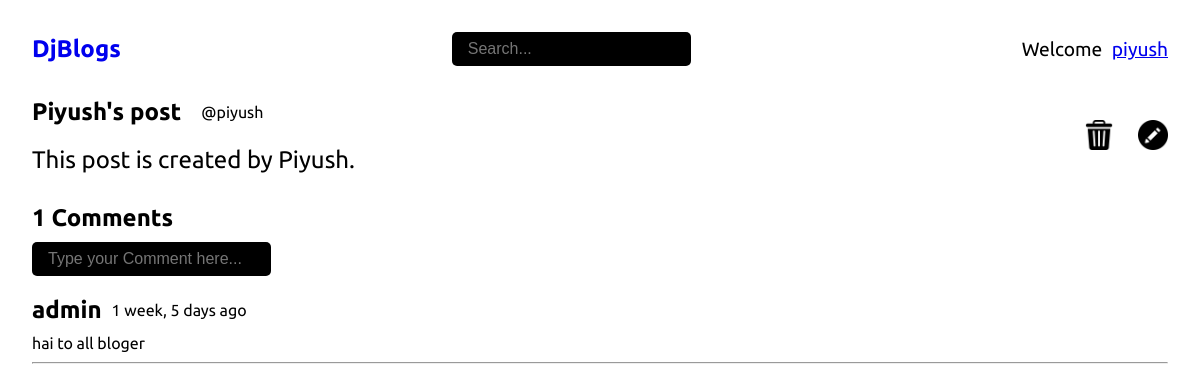
/post/5/ (signed in), run on the app's committed database.
### base/models.py (models this page shows, shortened)
class Post(models.Model):
    title = models.CharField(max_length=100)
    body = models.TextField()
    author = models.ForeignKey(User, on_delete=models.CASCADE)
    created = models.DateTimeField(auto_now_add=True)
    updated = models.DateTimeField(auto_now=True)
    class Meta:
        ordering = ["-created"]

class Comment(models.Model):
    author = models.ForeignKey(User, on_delete=models.CASCADE)
    post = models.ForeignKey("Post", on_delete=models.CASCADE)
    comment = models.CharField(max_length=100)
    created = models.DateTimeField(auto_now_add=True)
    class Meta:
        ordering = ["-created"]

### base/views.py (the view, shortened to what this page needs)
# urls.py: path("post/<str:pk>/", views.getPost, name="post_detail") ,
def getPost(request, pk):
    post = Post.objects.get(id=pk)
    return render(request, "post_detail.html", { "post":post })

### templates/post_detail.html (shortened to what this page needs)
{% extends 'base.html' %}
{% load static %}
{% block content %}
    <div class="container">
        <div class="post-container">
            <div class="post-left">
                <div class="post-header">
                    <h1>{{post.title}}</h1>
                    <small>@{{post.author}}</small>
                </div>
                <p>{{post.body}}</p>
            </div>
            {% if request.user == post.author %}
                <div class="post-right">
                    <a href="{% url 'post_delete' post.id %}"><img src="{% static '/images/bin.png' %}" alt="Delete"></a>
                    <a href="{% url 'post_update' post.id %}"><img src="{% static '/images/pencil.png' %}" alt="Update"></a>
                </div>
            {% endif %}
        </div>
        <div class="comments-container">
            <h1>{{post.comment_set.all.count}} Comments</h1>
            {% if request.user.is_authenticated %}
            <form method="POST" action="">
                <input type="text" name="comment" placeholder="Type your Comment here...">
            </form>
            {% endif %}
            <div class="comments-wrapper">
                {% for comment in post.comment_set.all %}
                <div class="comment">
                    <div class="comment-header">
                        <h1>{{comment.author}}</h1>
                        <p>{{comment.created|timesince}} ago</p>
                    </div>
                    <p>{{comment.comment}}</p>
                </div>
                <hr />
                {% endfor %}
            </div>
        </div>
    </div>
{% endblock content %}

### templates/navbar.html (shortened to what this page needs)
<nav>
    <div class="logo">
        <h1><a href="/">DjBlogs</a></h1>
    </div>
    <form action="" method="GET" class="search">
        <input type="text" name="search" placeholder="Search...">
    </form>
    <ul class="navigation">
        {% if request.user.is_authenticated %}
            <li class="nav-item font-1x">Welcome <a href="/" class="text-underline user-btn">{{request.user.username}}</a></li>
        {% else %}
            <li class="nav-item"><a href="{% url 'login' %}" class="font-1x">Login</a></li>
            <li class="nav-item ml-2"><a href="{% url 'register' %}" class="font-1x">Signup</a></li>
        {% endif %}
    </ul>
</nav>

### static/css/styles.css (style rules this page uses)
* { margin: 0; padding: 0; box-sizing: border-box; }
html { overflow: hidden; }
body { font-family: 'Ubuntu', sans-serif; overflow: hidden; }
a { text-decoration: none; }
li { list-style-type: none; }
.font-1x { font-size: 1.2rem; }
.text-underline { text-decoration: underline; }
.container { padding: 0 2rem; padding-bottom: 10px; }
nav { display: flex; justify-content: space-between; align-items: center; position: relative; padding: 2rem; }
.search input { padding: 0.5rem 1rem; border: none; outline: none; background-color: black; color: white; border-radius: 5px; font-size: 1rem; }
nav .navigation { display: flex; align-items: center; }
.user-btn { margin-left: 5px; }
.post-container .post-header { display: flex; align-items: center; }
.post-container .post-header h1 { font-size: 1.5rem; }
.post-container .post-header small { margin-left: 20px; font-size: 1rem; }
.post-container p { font-size: 1.5rem; margin-top: 20px; }
.post-container { display: flex; justify-content: space-between; align-items: center; }
.post-right img { height: 30px; cursor: pointer; }
.post-right img:last-child { margin-left: 20px; }
.comments-container { margin-top: 30px; }
.comments-container h1 { font-size: 1.5rem; margin-bottom: 10px; }
.comments-container input { padding: 0.5rem 1rem; border: none; outline: none; background-color: black; color: white; border-radius: 5px; font-size: 1rem; }
.comment { margin-top: 20px; }
.comment-header { display: flex; align-items: center; }
.comment-header p { margin-left: 10px; }
.comments-wrapper p { margin-bottom: 10px; }

### data on the page
Post: title "Piyush's post", author "piyush", body "This post is created by Piyush.", comment_set.all.count "1"
Comment: author "admin", created "1 week, 5 days", comment "hai to all bloger"

### other printed values
{{ request.user.username }} "piyush"
